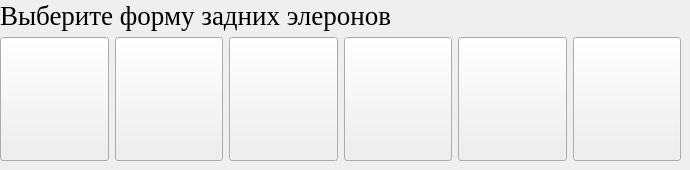
     <widget class="QWidget" name="tab_6">
      <attribute name="title">
       <string>Вид Задних Элер</string>
      </attribute>
      <widget class="QWidget" name="layoutWidget_3">
       <property name="geometry">
        <rect>
         <x>0</x>
         <y>0</y>
         <width>681</width>
         <height>161</height>
        </rect>
       </property>
       <layout class="QVBoxLayout" name="verticalLayout_3">
        <item>
         <widget class="QLabel" name="label_10">
          <property name="font">
           <font>
            <family>Times New Roman</family>
            <pointsize>20</pointsize>
           </font>
          </property>
          <property name="text">
           <string>Выберите форму задних элеронов</string>
          </property>
         </widget>
        </item>
        <item>
         <layout class="QGridLayout" name="gridLayout_6">
          <item row="1" column="0">
           <widget class="QPushButton" name="pushButton_54">
            <property name="enabled">
             <bool>true</bool>
            </property>
            <property name="sizePolicy">
             <sizepolicy hsizetype="Fixed" vsizetype="Expanding">
              <horstretch>7</horstretch>
              <verstretch>0</verstretch>
             </sizepolicy>
            </property>
            <property name="font">
             <font>
              <pointsize>48</pointsize>
             </font>
            </property>
            <property name="whatsThis">
             <string>&lt;html&gt;&lt;head/&gt;&lt;body&gt;&lt;p&gt;1233&lt;/p&gt;&lt;/body&gt;&lt;/html&gt;</string>
            </property>
            <property name="text">
             <string/>
            </property>
            <property name="icon">
             <iconset>
              <normaloff>Pic/tt1.jpg</normaloff>Pic/tt1.jpg</iconset>
            </property>
            <property name="iconSize">
             <size>
              <width>80</width>
              <height>80</height>
             </size>
            </property>
            <property name="checkable">
             <bool>false</bool>
            </property>
           </widget>
          </item>
          <item row="1" column="4">
           <widget class="QPushButton" name="pushButton_55">
            <property name="enabled">
             <bool>true</bool>
            </property>
            <property name="sizePolicy">
             <sizepolicy hsizetype="Fixed" vsizetype="Expanding">
              <horstretch>7</horstretch>
              <verstretch>0</verstretch>
             </sizepolicy>
            </property>
            <property name="font">
             <font>
              <pointsize>48</pointsize>
             </font>
            </property>
            <property name="text">
             <string/>
            </property>
            <property name="icon">
             <iconset>
              <normaloff>Pic/tt5.jpg</normaloff>Pic/tt5.jpg</iconset>
            </property>
            <property name="iconSize">
             <size>
              <width>80</width>
              <height>80</height>
             </size>
            </property>
            <property name="checkable">
             <bool>false</bool>
            </property>
           </widget>
          </item>
          <item row="1" column="2">
           <widget class="QPushButton" name="pushButton_56">
            <property name="enabled">
             <bool>true</bool>
            </property>
            <property name="sizePolicy">
             <sizepolicy hsizetype="Fixed" vsizetype="Expanding">
              <horstretch>7</horstretch>
              <verstretch>0</verstretch>
             </sizepolicy>
            </property>
            <property name="font">
             <font>
              <pointsize>48</pointsize>
             </font>
            </property>
            <property name="text">
             <string/>
            </property>
            <property name="icon">
             <iconset>
              <normaloff>Pic/tt3.jpg</normaloff>Pic/tt3.jpg</iconset>
            </property>
            <property name="iconSize">
             <size>
              <width>80</width>
              <height>80</height>
             </size>
            </property>
            <property name="checkable">
             <bool>false</bool>
            </property>
           </widget>
          </item>
          <item row="1" column="1">
           <widget class="QPushButton" name="pushButton_57">
            <property name="enabled">
             <bool>true</bool>
            </property>
            <property name="sizePolicy">
             <sizepolicy hsizetype="Fixed" vsizetype="Expanding">
              <horstretch>7</horstretch>
              <verstretch>0</verstretch>
             </sizepolicy>
            </property>
            <property name="font">
             <font>
              <pointsize>48</pointsize>
             </font>
            </property>
            <property name="text">
             <string/>
            </property>
            <property name="icon">
             <iconset>
              <normaloff>Pic/tt2.jpg</normaloff>Pic/tt2.jpg</iconset>
            </property>
            <property name="iconSize">
             <size>
              <width>80</width>
              <height>80</height>
             </size>
            </property>
            <property name="checkable">
             <bool>false</bool>
            </property>
           </widget>
          </item>
          <item row="1" column="3">
           <widget class="QPushButton" name="pushButton_58">
            <property name="enabled">
             <bool>true</bool>
            </property>
            <property name="sizePolicy">
             <sizepolicy hsizetype="Fixed" vsizetype="Expanding">
              <horstretch>7</horstretch>
              <verstretch>0</verstretch>
             </sizepolicy>
            </property>
            <property name="font">
             <font>
              <pointsize>48</pointsize>
             </font>
            </property>
            <property name="text">
             <string/>
            </property>
            <property name="icon">
             <iconset>
              <normaloff>Pic/tt4.jpg</normaloff>Pic/tt4.jpg</iconset>
            </property>
            <property name="iconSize">
             <size>
              <width>80</width>
              <height>80</height>
             </size>
            </property>
            <property name="checkable">
             <bool>false</bool>
            </property>
           </widget>
          </item>
          <item row="1" column="5">
           <widget class="QPushButton" name="pushButton_59">
            <property name="sizePolicy">
             <sizepolicy hsizetype="Fixed" vsizetype="Expanding">
              <horstretch>7</horstretch>
              <verstretch>0</verstretch>
             </sizepolicy>
            </property>
            <property name="font">
             <font>
              <pointsize>48</pointsize>
             </font>
            </property>
            <property name="text">
             <string/>
            </property>
            <property name="icon">
             <iconset>
              <normaloff>Pic/tt6.jpg</normaloff>Pic/tt6.jpg</iconset>
            </property>
            <property name="iconSize">
             <size>
              <width>80</width>
              <height>80</height>
             </size>
            </property>
           </widget>
          </item>
         </layout>
        </item>
       </layout>
      </widget>
     </widget>
